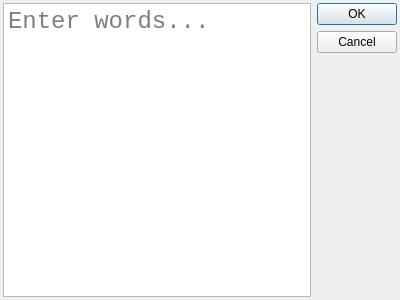
<?xml version="1.0" encoding="UTF-8"?>
<ui version="4.0">
 <class>BatchAdd</class>
 <widget class="QDialog" name="BatchAdd">
  <property name="windowModality">
   <enum>Qt::WindowModality::WindowModal</enum>
  </property>
  <property name="geometry">
   <rect>
    <x>0</x>
    <y>0</y>
    <width>400</width>
    <height>300</height>
   </rect>
  </property>
  <property name="contextMenuPolicy">
   <enum>Qt::ContextMenuPolicy::CustomContextMenu</enum>
  </property>
  <property name="windowTitle">
   <string>Batch Add</string>
  </property>
  <property name="modal">
   <bool>true</bool>
  </property>
  <layout class="QHBoxLayout" name="horizontalLayout">
   <property name="leftMargin">
    <number>3</number>
   </property>
   <property name="topMargin">
    <number>3</number>
   </property>
   <property name="rightMargin">
    <number>3</number>
   </property>
   <property name="bottomMargin">
    <number>3</number>
   </property>
   <item>
    <widget class="ExtraContextPlainTextEdit" name="addWordsEdit">
     <property name="font">
      <font>
       <family>Liberation Mono</family>
       <pointsize>18</pointsize>
      </font>
     </property>
     <property name="contextMenuPolicy">
      <enum>Qt::ContextMenuPolicy::DefaultContextMenu</enum>
     </property>
     <property name="placeholderText">
      <string>Enter words...</string>
     </property>
    </widget>
   </item>
   <item>
    <widget class="QDialogButtonBox" name="buttonBox">
     <property name="orientation">
      <enum>Qt::Orientation::Vertical</enum>
     </property>
     <property name="standardButtons">
      <set>QDialogButtonBox::StandardButton::Cancel|QDialogButtonBox::StandardButton::Ok</set>
     </property>
    </widget>
   </item>
  </layout>
  <action name="actionFormat">
   <property name="icon">
    <iconset theme="format-justify-fill"/>
   </property>
   <property name="text">
    <string>Format</string>
   </property>
   <property name="toolTip">
    <string>Formats the existing text</string>
   </property>
   <property name="shortcut">
    <string>F</string>
   </property>
   <property name="menuRole">
    <enum>QAction::MenuRole::NoRole</enum>
   </property>
  </action>
 </widget>
 <customwidgets>
  <customwidget>
   <class>ExtraContextPlainTextEdit</class>
   <extends>QPlainTextEdit</extends>
   <header>wordlesmash/ui/ExtraContextPlainTextEdit.h</header>
  </customwidget>
 </customwidgets>
 <resources/>
 <connections>
  <connection>
   <sender>buttonBox</sender>
   <signal>accepted()</signal>
   <receiver>BatchAdd</receiver>
   <slot>accept()</slot>
   <hints>
    <hint type="sourcelabel">
     <x>248</x>
     <y>254</y>
    </hint>
    <hint type="destinationlabel">
     <x>157</x>
     <y>274</y>
    </hint>
   </hints>
  </connection>
  <connection>
   <sender>buttonBox</sender>
   <signal>rejected()</signal>
   <receiver>BatchAdd</receiver>
   <slot>reject()</slot>
   <hints>
    <hint type="sourcelabel">
     <x>316</x>
     <y>260</y>
    </hint>
    <hint type="destinationlabel">
     <x>286</x>
     <y>274</y>
    </hint>
   </hints>
  </connection>
 </connections>
</ui>
